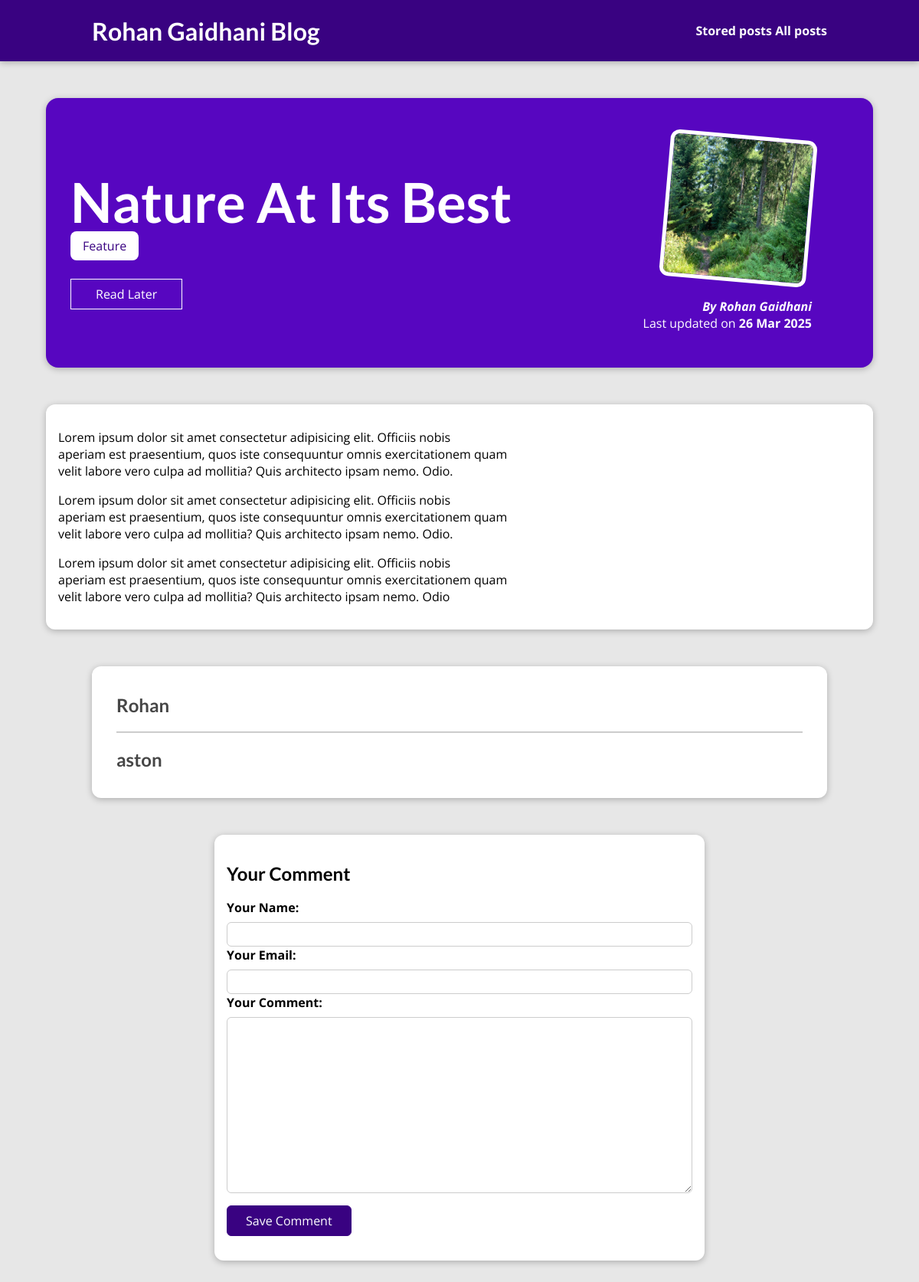
The app's page /blog/posts/into-the-woods/ with its own data.
### blog/models.py (models this page shows, shortened)
class Post(models.Model):  # Capitalized
    title = models.CharField(max_length=150)
    excerpt = models.CharField(max_length=200)
    image = models.ImageField(upload_to='uploads/posts/', null=True, blank=True)
    date = models.DateField(auto_now_add=True)  # Changed to auto_now_add
    slug = models.SlugField(unique=True, db_index=True)
    content = models.TextField(validators=[MinLengthValidator(10)])
    author = models.ForeignKey(
        Author,
        on_delete=models.SET_NULL,
        related_name="posts",
        null=True,
        blank=True
    )
    tags = models.ManyToManyField(Tag, blank=True)
    class Meta:
        ordering = ['-date']  # Default ordering by date descending

class Tag(models.Model):
    name = models.CharField(max_length=100, unique=True)

class Author(models.Model):
    first_name = models.CharField(max_length=100)
    last_name = models.CharField(max_length=100)
    email_address = models.EmailField()
    def full_name(self):
        return f"{self.first_name} {self.last_name}"
    def __str__(self):
        return self.full_name()

class Comment(models.Model):
    user_name = models.CharField(max_length=120)
    user_email = models.EmailField()
    text = models.TextField(max_length=400)
    post = models.ForeignKey(
        Post, on_delete=models.CASCADE, related_name="comments")

### blog/views.py (the view, shortened to what this page needs)
# urls.py: path("posts/<slug:slug>/", views.SinglePostsView.as_view(), name="post-detail-page"),
class SinglePostsView(View):
    def is_stored_post(self, request, post_id):
        stored_posts = request.session.get("stored_posts")
        if stored_posts is not None:
            is_saved_for_later = post_id in stored_posts
        else:
            is_saved_for_later = False
        return is_saved_for_later
    def get(self, request, slug):
        post = get_object_or_404(Post, slug=slug)
        context = {
            "post": post,
            "post_tags": post.tags.all(),
            "comment_form": CommentForm(),
            "comments": post.comments.all(),
            "saved_for_later": self.is_stored_post(request, post.id)
        }
        return render(request, "blog/post-detail.html", context)

### blog/forms.py
class CommentForm(forms.ModelForm):
    class Meta:
        model = Comment
        exclude = ['post']
        labels = {
            "user_name": "Your Name",
            "user_email": "Your Email",
            "text": "Your Comment"
        }

### blog/templates/blog/post-detail.html (shortened to what this page needs)
{% extends "base.html" %}
{% load static %}
{% block css_files %}
    <link rel="stylesheet" href="{% static 'blog/post-detail.css' %}"/>
{% endblock %}
{% block content %}
    <section id="summary">
        <h2>{{post.title}}</h2>
        <div>
            {% for tag in post_tags %}
              <span class="tag">{{ tag.name }}</span>
            {% endfor %}
        </div>
        <div id="read-later">
            <form action="{% url 'read-later' %}" method="POST">
                <button>
                    {% if saved_for_later %}
                       Remove from "Read Later" List
                    {% else %}
                       Read Later
                    {% endif %}
                </button>
            </form>
        </div>
        <article>
            <img src="{{ post.image.url }}" alt="{{ post.title }}"/>
            <address>By <a href="er.rohangaidhani@gmail.com">{{ post.author }}</a></address>
            <div>
                Last updated on <time>{{ post.date|date:"d M Y" }}</time>
            </div>
        </article>
    </section>
    <main>
       {{post.content|linebreaks}}
    </main>
    <section id="comments">
        <ul>
            {% for comment in comments %}
              <li>
                <h2>{{ comment.user_name }}</h2>
              </li>
            {% endfor %}
        </ul>
    </section>
    <section id="comment-form">
        <h2>Your Comment</h2>
        <form action="{% url "post-detail-page" post.slug %}" method="POST">
            {% for form_field  in comment_form %}
            <div class="form-control {% if form_field.errors %}invalid{% endif %}">
                {{ form_field.label_tag }}
                {{ form_field }}
            {% endfor %}
            </div>
            <button>Save Comment</button>
        </form>
{% endblock %}

### static/app.css (style rules this page uses)
* { box-sizing: border-box; }
html { font-family: 'Open Sans', 'Lato', sans-serif; }
body { margin: 0; }
h1, h2, h3 { font-family: 'Lato', sans-serif; font-weight: bold; }

### blog/static/blog/post-detail.css (style rules this page uses)
body { background-color: #e7e7e7; }
#summary { margin: 8rem auto 3rem auto; padding: 2rem; width: 90%; max-width: 90rem; border-radius: 16px; background-color: #5706c0; position: relative; box-shadow: 0 2px 8px rgba(0, 0, 0, 0.25); height: 22rem; }
#summary h2 { color: white; font-size: 4.5rem; margin-bottom: 0.25rem; }
#summary article { position: absolute; top: 2rem; right: 3rem; padding: 1rem 2rem; border-radius: 12px; text-align: right; color: white; }
#summary article img { width: 12rem; height: 12rem; border-radius: 12px; transform: rotateZ(5deg); border: 5px solid white; margin-bottom: 1rem; }
#summary address { font-weight: bold; }
#summary a { color: white; text-decoration: none; }
#summary time { font-weight: bold; }
#read-later { margin: 2rem 0; }
#read-later button { background-color: transparent; border: 1px solid white; padding: 0.5rem 2rem; font: inherit; color: white; cursor: pointer; }
main { width: 90%; max-width: 90rem; margin: 3rem auto; background-color: white; padding: 1rem; border-radius: 12px; box-shadow: 0 2px 8px rgba(0, 0, 0, 0.25); }
.tag { background-color: white; color: #390281; padding: 0.5rem 1rem; border-radius: 8px; }
#comment-form { margin: 3rem auto; width: 90%; max-width: 40rem; border-radius: 12px; background-color: white; box-shadow: 0 2px 8px rgba(0, 0, 0, 0.25); padding: 1rem; }
#comment-form button { font: inherit; background-color: #390281; color: white; border: 1px solid #390281; padding: 0.5rem 1.5rem; border-radius: 6px; cursor: pointer; }
.form-control { margin-bottom: 1rem; }
.form-control label { font-weight: bold; margin-bottom: 0.5rem; display: block; }
.form-control input, .form-control textarea { display: block; width: 100%; font: inherit; padding: 0.25rem; border-radius: 6px; border: 1px solid #ccc; }
#comments { margin: 3rem auto; width: 90%; max-width: 60rem; border-radius: 12px; background-color: white; box-shadow: 0 2px 8px rgba(0, 0, 0, 0.25); padding: 1rem 2rem; }
#comments ul { list-style: none; margin: 0; padding: 0; }
#comments li { margin-bottom: 1rem; border-bottom: 2px solid #ccc; }
#comments li:last-of-type { border-bottom: none; }
#comments h2 { color: #464646; }

### records on screen
Post: title "Nature At Its Best", image (picture), author "Rohan Gaidhani", date "26 Mar 2025", content "Lorem ipsum dolor sit amet consectetur adipisicing elit. Officiis nobis aperiam est praesentium, quos iste consequuntur omnis exercitationem quam velit labore vero culpa ad mollitia? Quis architecto ipsam nemo. Odio. Lorem ipsum dolor sit amet consectetur adipisicing elit. Officiis nobis aperiam est praesentium, quos iste consequuntur omnis exercitationem quam velit labore vero culpa ad mollitia? Quis architecto ipsam nemo. Odio. Lorem ipsum dolor sit amet consectetur adipisicing elit. Officiis nobis aperiam est praesentium, quos iste consequuntur omnis exercitationem quam velit labore vero culpa ad mollitia? Quis architecto ipsam nemo. Odio"
Tag: name "Feature"
Comment: user_name "Rohan"
Comment: user_name "aston"
